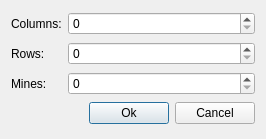
<?xml version="1.0" encoding="UTF-8"?>
<ui version="4.0">
 <class>CustomDifficultyDialog</class>
 <widget class="QDialog" name="CustomDifficultyDialog">
  <property name="geometry">
   <rect>
    <x>0</x>
    <y>0</y>
    <width>266</width>
    <height>139</height>
   </rect>
  </property>
  <property name="windowTitle">
   <string>Customize</string>
  </property>
  <layout class="QGridLayout" name="gridLayout">
   <item row="1" column="1">
    <widget class="QSpinBox" name="spinRows"/>
   </item>
   <item row="1" column="0">
    <widget class="QLabel" name="lblRows">
     <property name="sizePolicy">
      <sizepolicy hsizetype="Fixed" vsizetype="Preferred">
       <horstretch>0</horstretch>
       <verstretch>0</verstretch>
      </sizepolicy>
     </property>
     <property name="text">
      <string>Rows:</string>
     </property>
    </widget>
   </item>
   <item row="3" column="1">
    <widget class="QSpinBox" name="spinMines"/>
   </item>
   <item row="3" column="0">
    <widget class="QLabel" name="lblMines">
     <property name="sizePolicy">
      <sizepolicy hsizetype="Fixed" vsizetype="Preferred">
       <horstretch>0</horstretch>
       <verstretch>0</verstretch>
      </sizepolicy>
     </property>
     <property name="text">
      <string>Mines:</string>
     </property>
    </widget>
   </item>
   <item row="4" column="0" colspan="2">
    <layout class="QHBoxLayout" name="horizontalLayout">
     <item>
      <spacer name="horizontalSpacer">
       <property name="orientation">
        <enum>Qt::Horizontal</enum>
       </property>
       <property name="sizeHint" stdset="0">
        <size>
         <width>40</width>
         <height>20</height>
        </size>
       </property>
      </spacer>
     </item>
     <item>
      <widget class="QPushButton" name="btnOk">
       <property name="text">
        <string>Ok</string>
       </property>
      </widget>
     </item>
     <item>
      <widget class="QPushButton" name="btnCancel">
       <property name="text">
        <string>Cancel</string>
       </property>
      </widget>
     </item>
    </layout>
   </item>
   <item row="0" column="1">
    <widget class="QSpinBox" name="spinCols"/>
   </item>
   <item row="0" column="0">
    <widget class="QLabel" name="lblCols">
     <property name="sizePolicy">
      <sizepolicy hsizetype="Fixed" vsizetype="Preferred">
       <horstretch>0</horstretch>
       <verstretch>0</verstretch>
      </sizepolicy>
     </property>
     <property name="text">
      <string>Columns:</string>
     </property>
    </widget>
   </item>
  </layout>
 </widget>
 <resources/>
 <connections/>
</ui>
